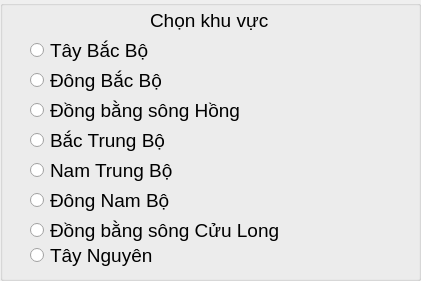
    <widget class="QGroupBox" name="menu_mien">
     <property name="geometry">
      <rect>
       <x>10</x>
       <y>10</y>
       <width>421</width>
       <height>281</height>
      </rect>
     </property>
     <property name="title">
      <string/>
     </property>
     <widget class="QLabel" name="label">
      <property name="geometry">
       <rect>
        <x>150</x>
        <y>0</y>
        <width>141</width>
        <height>41</height>
       </rect>
      </property>
      <property name="font">
       <font>
        <pointsize>14</pointsize>
       </font>
      </property>
      <property name="text">
       <string>Chọn khu vực</string>
      </property>
     </widget>
     <widget class="QRadioButton" name="choose_TBB">
      <property name="geometry">
       <rect>
        <x>30</x>
        <y>30</y>
        <width>151</width>
        <height>41</height>
       </rect>
      </property>
      <property name="font">
       <font>
        <pointsize>14</pointsize>
       </font>
      </property>
      <property name="text">
       <string>Tây Bắc Bộ</string>
      </property>
     </widget>
     <widget class="QRadioButton" name="choose_DBB_2">
      <property name="geometry">
       <rect>
        <x>30</x>
        <y>60</y>
        <width>171</width>
        <height>41</height>
       </rect>
      </property>
      <property name="font">
       <font>
        <pointsize>14</pointsize>
       </font>
      </property>
      <property name="text">
       <string>Đông Bắc Bộ</string>
      </property>
     </widget>
     <widget class="QRadioButton" name="choose_DBSH">
      <property name="geometry">
       <rect>
        <x>30</x>
        <y>90</y>
        <width>261</width>
        <height>41</height>
       </rect>
      </property>
      <property name="font">
       <font>
        <pointsize>14</pointsize>
       </font>
      </property>
      <property name="text">
       <string>Đồng bằng sông Hồng</string>
      </property>
     </widget>
     <widget class="QRadioButton" name="choose_BTB">
      <property name="geometry">
       <rect>
        <x>30</x>
        <y>120</y>
        <width>261</width>
        <height>41</height>
       </rect>
      </property>
      <property name="font">
       <font>
        <pointsize>14</pointsize>
       </font>
      </property>
      <property name="text">
       <string>Bắc Trung Bộ </string>
      </property>
     </widget>
     <widget class="QRadioButton" name="choose_NTB">
      <property name="geometry">
       <rect>
        <x>30</x>
        <y>150</y>
        <width>261</width>
        <height>41</height>
       </rect>
      </property>
      <property name="font">
       <font>
        <pointsize>14</pointsize>
       </font>
      </property>
      <property name="text">
       <string>Nam Trung Bộ</string>
      </property>
     </widget>
     <widget class="QRadioButton" name="choose_DNB">
      <property name="geometry">
       <rect>
        <x>30</x>
        <y>180</y>
        <width>261</width>
        <height>41</height>
       </rect>
      </property>
      <property name="font">
       <font>
        <pointsize>14</pointsize>
       </font>
      </property>
      <property name="text">
       <string>Đông Nam Bộ</string>
      </property>
     </widget>
     <widget class="QRadioButton" name="choose_DBSCL">
      <property name="geometry">
       <rect>
        <x>30</x>
        <y>210</y>
        <width>301</width>
        <height>41</height>
       </rect>
      </property>
      <property name="font">
       <font>
        <pointsize>14</pointsize>
       </font>
      </property>
      <property name="text">
       <string>Đồng bằng sông Cửu Long</string>
      </property>
     </widget>
     <widget class="QRadioButton" name="choose_TN">
      <property name="geometry">
       <rect>
        <x>30</x>
        <y>240</y>
        <width>251</width>
        <height>31</height>
       </rect>
      </property>
      <property name="font">
       <font>
        <pointsize>14</pointsize>
       </font>
      </property>
      <property name="text">
       <string>Tây Nguyên</string>
      </property>
     </widget>
    </widget>
